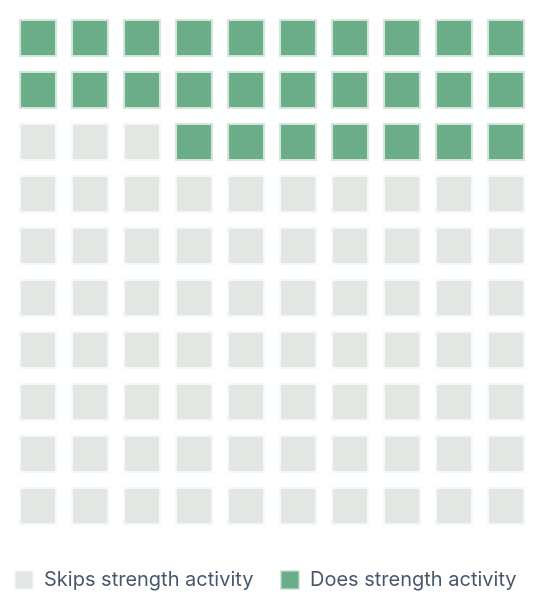

Write the Vega-Lite specification saved for this chart.
### Vega-Lite specification from a JSON file in a GitHub repository (floating-point values rounded to 4 significant figures)
{"$schema": "https://vega.github.io/schema/vega-lite/v5.json", "description": "Waffle (unit) chart: each of 100 squares is one in a hundred Australian adults, coloured by whether they do the recommended muscle-strengthening activity on at least two days a week. 73 in 100 do not. The unit-chart idiom turns an abstract percentage into a countable, human-scale picture. Source: ABS National Health Survey 2022 (adults 18-64).", "width": 260, "height": 260, "data": {"sequence": {"start": 0, "stop": 100, "step": 1, "as": "i"}}, "config": {"font": "Inter, sans-serif", "view": {"stroke": null}, "legend": {"orient": "bottom", "labelColor": "#46566b", "title": null, "labelLimit": 320}}, "transform": [{"calculate": "floor(datum.i / 10)", "as": "row"}, {"calculate": "datum.i % 10", "as": "col"}, {"calculate": "datum.i < 73 ? 'Skips strength activity' : 'Does strength activity'", "as": "cat"}], "mark": {"type": "square", "size": 360, "stroke": "#ffffff", "strokeWidth": 2}, "encoding": {"x": {"field": "col", "type": "ordinal", "axis": null, "scale": {"paddingInner": 0.12}}, "y": {"field": "row", "type": "ordinal", "axis": null, "sort": "descending", "scale": {"paddingInner": 0.12}}, "color": {"field": "cat", "type": "nominal", "scale": {"domain": ["Skips strength activity", "Does strength activity"], "range": ["#d7ddd8", "#2E8B57"]}}, "tooltip": null}}
